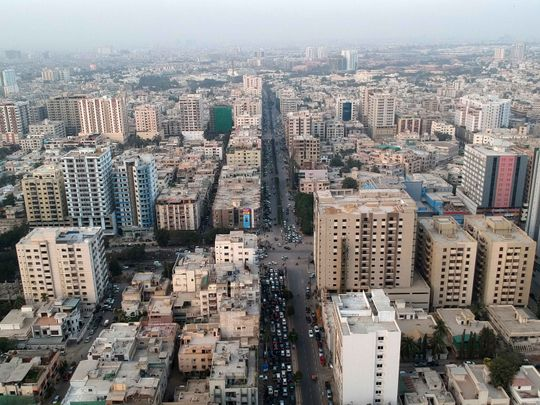
#> input picture karachi_city.jpg, 540 x 405 px
$ jupyter execute 'Task2(Image_to_Pencil_Sketch_with_Python).ipynb'
#> lines starting #> are read from the running program, lines starting #| are printed output that depends on the picture
[cell 1]
# these are some usefull libraries to perform this task!
import numpy as np
import matplotlib.pyplot as plt
import cv2

[cell 2]
# in this we read image from our directory and show on notebook via matplolib
img="karachi_city.jpg"
real_img=cv2.imread(img)
#> real_img is the input picture: shape (405, 540, 3); mean B, G, R 133.5, 135.5, 138.2
real_img=cv2.cvtColor(real_img,cv2.COLOR_BGR2RGB)
plt.imshow(real_img)
plt.axis(False)
plt.show()

[cell 3]
# in this we simply covert the image into grayscale
gray_img=cv2.cvtColor(real_img,cv2.COLOR_BGR2GRAY)
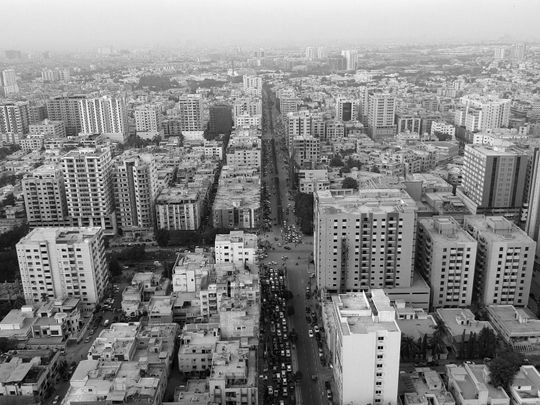
#> gray_img: shape (405, 540); min 0, max 254, mean 135.2
cv2.imshow("Gray_Image",gray_img)
cv2.waitKey(0)
cv2.destroyAllWindows()

[cell 4]
#in this we invert the gray image
invert_image=cv2.bitwise_not(gray_img)
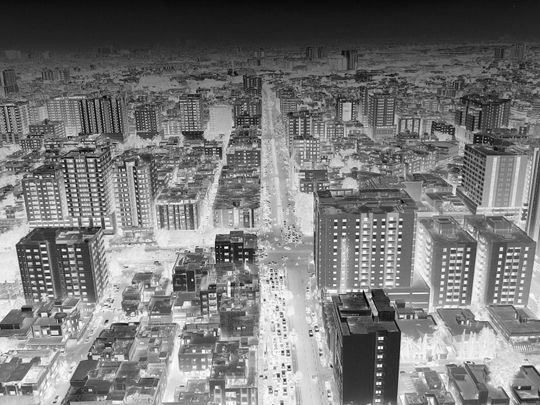
#> invert_image: shape (405, 540); min 1, max 255, mean 119.8
cv2.imshow("Invert_Image",invert_image)
cv2.waitKey(0)
cv2.destroyAllWindows()

[cell 5]
# in this we blur the image note gray image just
blur_img=cv2.GaussianBlur(invert_image,(7,7),0)
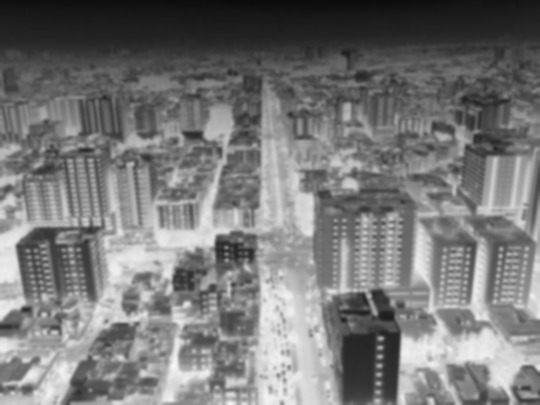
#> blur_img: shape (405, 540); min 11, max 247, mean 119.8
cv2.imshow("Blur_Image",blur_img)
cv2.waitKey(0)
cv2.destroyAllWindows()

[cell 6]
#so we are invert blur_gray img to perform sketch methodology gray_image+blur=invert_blur
invert_blur_img=cv2.bitwise_not(blur_img)
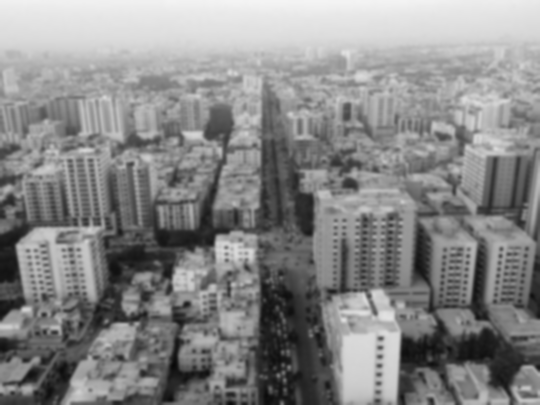
#> invert_blur_img: shape (405, 540); min 8, max 244, mean 135.2
cv2.imshow("Inver_Blur_Image",invert_blur_img)
cv2.waitKey(0)
cv2.destroyAllWindows()

[cell 7]
#Now final we convert RGB image to Sketch
final_sketch=cv2.divide(gray_img,invert_blur_img,scale=256.0)
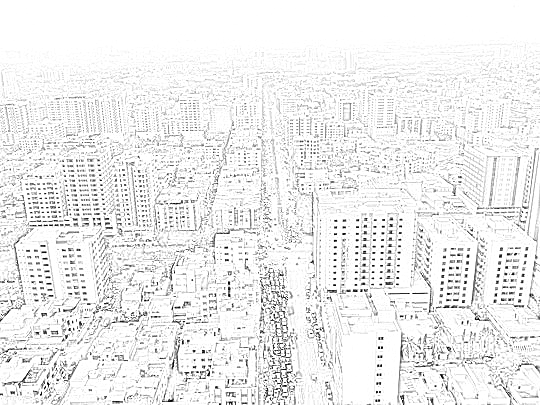
#> final_sketch: shape (405, 540); min 0, max 255, mean 237.4
cv2.imwrite("convert_img.png",final_sketch)
cv2.imshow("Sketch",final_sketch)
cv2.waitKey(0)
cv2.destroyAllWindows()

[cell 8]
plt.figure(figsize=(14,8))
plt.subplot(1,2,1)
plt.title('Original image', size=18)
plt.imshow(real_img)
plt.axis('off')
plt.subplot(1,2,2)
plt.title('Sketch', size=18)
rgb_sketch=cv2.cvtColor(final_sketch, cv2.COLOR_BGR2RGB)
plt.imshow(rgb_sketch)
plt.axis('off')
plt.show()
